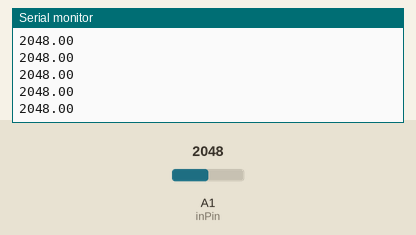
Recording of a program running on a simulated Arduino Nano ESP32. Parts: the last lines printed to the serial monitor. Inputs (shaded band) come from the test bench; at power-on: A1 (inPin) = 2048.

Above: at 3.2 s.
3.3 s: A1 (inPin) set to 1228
At 3.8 s:
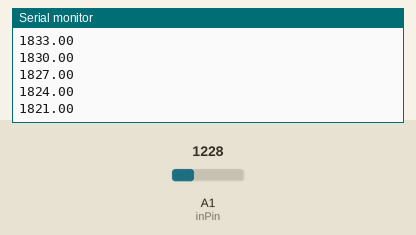
4.8 s: A1 (inPin) set to 491
At 5.4 s:
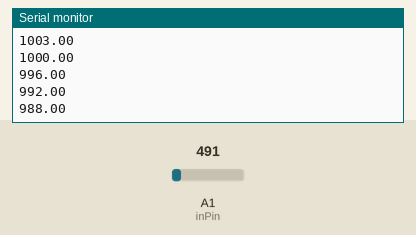
Timing chart, 0 to 7.8 s (numbered marks = the images above; inputs shaded):
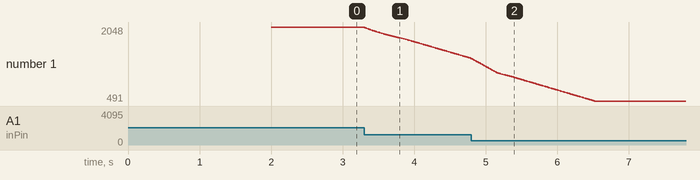

Measured:
- after the input at 3.3 s, the serial monitor: prints a new line at once (image 1)
- plotted number 1: 2048 → 1392 after the input at 3.3 s

The program:

main.cpp
```cpp
#include <Arduino.h>
#include <Wire.h>

#include <movingAvg.h>

movingAvg pox(200); // Creates a moving average for the POX with a period of 200 ms

const byte inPin = A1; // Pin for the voltage reading

int beatDetected = 0; // bool which switches to 1 when a heartbeat is detected
int BPM = 0; // Heartbeats per min
int V0 = 0; // Past 5 voltage readings
int V1 = 0;
int V2 = 0;
int V3 = 0;
int V4 = 0;

long currentTimerCount = 0; // Current time
long previousTimerCount = 0; // Time at last beat

float thresholdVoltage = 0.01; // Threshold voltage in volts to trigger heart beat count
float Voltage = 0; // Voltage
float avgVoltage = 0; // Rolling average voltage

float calculateAverageVoltage();
int detectVoltageSpikes();
void calculateBPM();

void setup()
{
  pinMode(inPin, INPUT_PULLUP); // Initialise voltage reading pin

  Serial.begin(9600);
  delay(2000); // Delay for 2s so the serial monitor works properly

  Serial.println("Initialised Single-Wavelength Pulse Oximeter");
}


void loop()
{
  calculateAverageVoltage();

  detectVoltageSpikes();

  calculateBPM();
  Serial.println(avgVoltage);
}


// Calculate the rolling average voltage
float calculateAverageVoltage()
{
  Voltage = analogRead(inPin);
  avgVoltage = pox.reading(Voltage); // Find moving average voltage

  return avgVoltage;
}


// Detect if there are 5 voltage spikes in a row
int detectVoltageSpikes()
{
  // A shitty way of storing the past 5 results
  if ((millis() % 5) == 0) {
    V0 = Voltage;
  }
  else if ((millis() % 5) == 1) {
    V1 = Voltage;
  }
  else if ((millis() % 5) == 2) {
    V2 = Voltage;
  }
  else if ((millis() % 5) == 3) {
    V3 = Voltage;
  }
  else if ((millis() % 5) == 4) {
    V4 = Voltage;
  }

  // if all values are greater than threshold voltage + average voltage, count heartbeat. This stops false positives from noise
  if (V0 >= (thresholdVoltage + avgVoltage) & V1 >= (thresholdVoltage + avgVoltage) & V2 >= (thresholdVoltage + avgVoltage) & V3 >= (thresholdVoltage + avgVoltage) & V4 >= (thresholdVoltage + avgVoltage) ) {
    beatDetected = 1;
  }

  return beatDetected;
}


// Calculate BPM and print values
void calculateBPM()
{
  if (beatDetected == 1)
  {
    currentTimerCount = millis(); // Set current timer count
    float timeDifference = (currentTimerCount - previousTimerCount) / 60000; // Time difference between previous and current count in minutes

    BPM = round(1 / timeDifference);

    previousTimerCount = millis(); // Set the previous timer count to the current time AFTER the BPM is calculated
    beatDetected = 0;

    Serial.println("heartbeat detected");
    Serial.println("BPM: " + BPM);
    Serial.println("------");
  }
}
```
